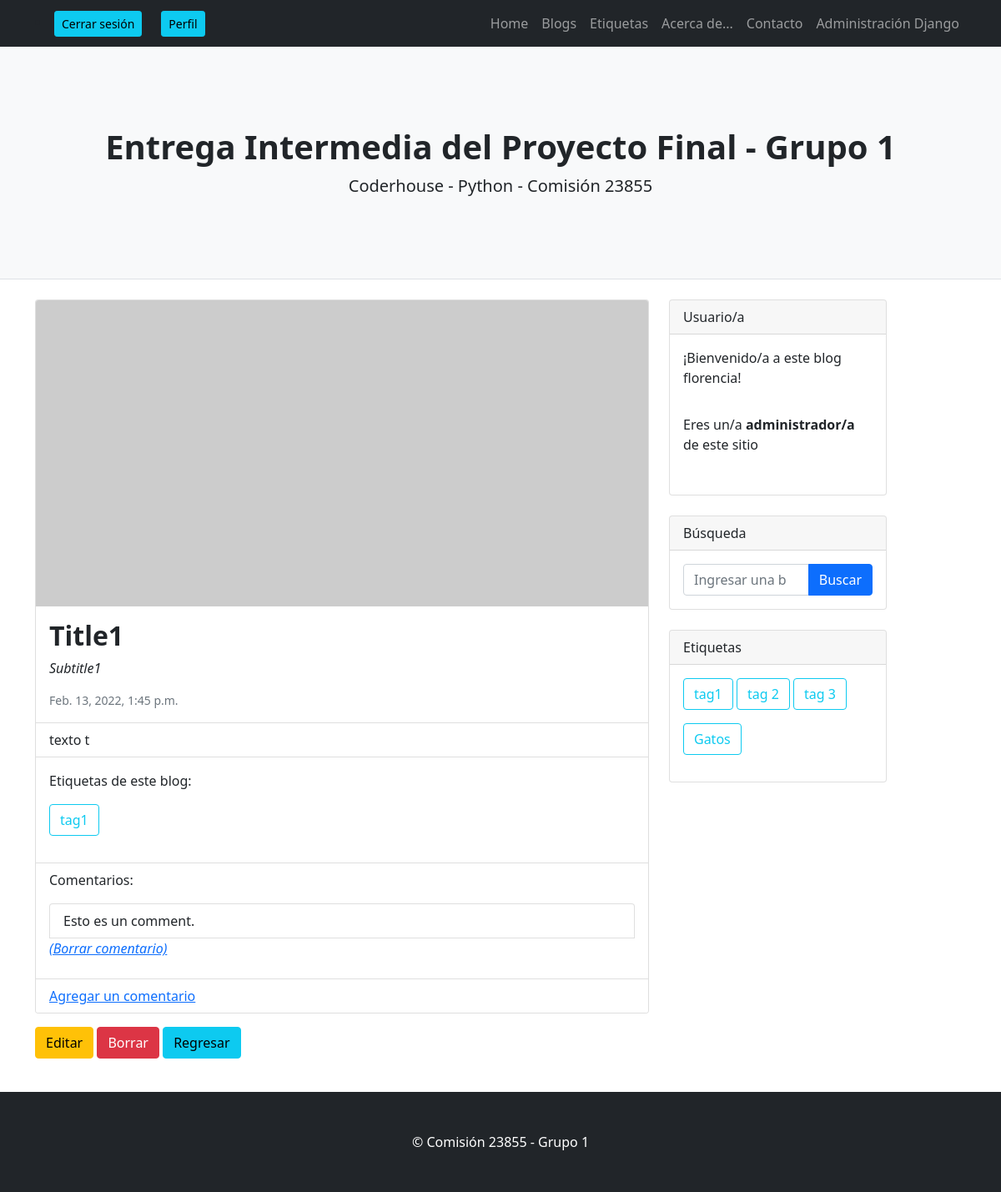
The app's page /AppProyecto1/detalle/3/ (signed in) with its own data.
### AppProyecto1/models.py (models this page shows, shortened)
class Blog(models.Model):
    title=models.CharField(max_length=40)
    subtitle=models.CharField(max_length=40)
    body=RichTextField()
    tag=models.ManyToManyField(Tag) #Este many to many crea la tabla blog_tag en la base
    imagen= models.ImageField(upload_to="blogi/",null=True,blank=True)
    fechaCreacion = models.DateTimeField( default=timezone.now)
    publicacion=models.DateTimeField(default=timezone.now ,blank=True, null=True)

class Tag(models.Model):
    name=models.CharField(max_length=40)

class Comment(models.Model):
    text=models.TextField()
    blog=models.ForeignKey(Blog,on_delete=models.CASCADE)

### AppProyecto1/views.py (the view)
# urls.py: path("detalle/<pk>/",views.BlogDetalle.as_view(), name= 'BlogDetail'),
@method_decorator(login_required, name='dispatch')
class BlogDetalle (DetailView):
    model = Blog
    template_name = "AppProyecto1/blog_detalle.html"
    def get_context_data(self, **kwargs): # Función para invocar tags
        context = super(BlogDetalle, self).get_context_data(**kwargs)
        context['tags'] = Tag.objects.all()
        context['blogtags'] = Tag.objects.filter(blog=self.get_object())
        context['blogcomments'] = Comment.objects.filter(blog=self.get_object())
        return context

### AppProyecto1/templatetags/group.py (called while the page is built)
@register.filter
def has_group(user, group_name):
    return user.groups.filter(name='Admin').exists()

### AppProyecto1/templates/AppProyecto1/blog_detalle.html (shortened to what this page needs)
{% extends 'AppProyecto1/padre.html' %}
{% load static %}
{% load group %}
{% block contenidoQueCambia %}
<div class="card">
    {% if blog.imagen %}
    <img src="{{blog.imagen.url}}" />
    {% else %}
    <img src="https://dummyimage.com/1400x700/505050/ffffff.jpg&text=(imagen+de+blog)" class="card-img-top" alt="...">
    {% endif %}
        <div class="card-body">
        <h5 class="card-title fw-bold fs-2">{{blog.title}}</h5>
        <p class="card-text fst-italic">{{blog.subtitle}}</p>
        <div class="small text-muted">{{blog.fechaCreacion}}</div>
    </div>
    <ul class="list-group list-group-flush">
            <li class="list-group-item">{{blog.body}}</li>
    </ul>
    <div class="card-body">
        <p>Etiquetas de este blog:</p>
        {% for tag in blogtags %}
                <a class="btn btn-outline-info btn mb-3" href="{% url 'BlogTagLista' tag.id %}" role="button" text-nowrap>{{tag.name}}</a>
        {% endfor %}
    </div>
    <ul class="list-group list-group-flush">
        <li class="list-group-item">
            <p>Comentarios:</p>
            <ul class="list-group">
                {% for comment in blogcomments %}
                <li class="list-group-item">{{comment.text}}</li>
                {% if user|has_group:'Admin' %}
                <a href="{% url 'CommentDelete' comment.id %}"><i>(Borrar comentario)</i></a>
                {% endif %}
                </li><p></p>
            {% endfor %}
            </ul>
            <li class="list-group-item">
                <a href="{% url 'CommentNew' blog.id %}">Agregar un comentario</a>
            </li>
</div>
    {% if user|has_group:'Admin' %}
    <a class="btn btn-warning mb-4" href="{% url 'BlogEdit' blog.id %}" role="button" mb-10> Editar </a>
    <a class="btn btn-danger mb-4" href="{% url 'BlogDelete' blog.id %}" role="button" mb-10> Borrar </a>
    <a class="btn btn-info mb-4" href="{% url 'BlogList' %}" role="button" mb-10> Regresar </a>
    {% else %}
    <a class="btn btn-info" href="{% url 'BlogList' %}" role="button" mb-10>Regresar</a>
    {% endif %}
{% endblock contenidoQueCambia %}

### AppProyecto1/templates/AppProyecto1/padre.html (shortened to what this page needs)
<!DOCTYPE html>
<html lang="en">
    <head>
        {% load static %}
        {% load group %}
        <link href="{% static 'AppProyecto1/css/styles.css' %}" rel="stylesheet" />
    </head>
    <body>
        <nav class="navbar navbar-expand-lg navbar-dark bg-dark">
            <div class="container">
                {% if request.user.is_authenticated %}
                <li class="nav-item"><a type="button" class="btn btn-info btn-sm" aria-current="page" href="{% url 'Logout' %}">Cerrar sesión</a></li>
                <li class="nav-item"><a type="button" class="btn btn-info btn-sm" aria-current="page" href="{% url 'VerPerfil' %}">Perfil</a></li>
                {% endif %}
                <div class="collapse navbar-collapse" id="navbarSupportedContent">
                    <ul class="navbar-nav ms-auto mb-2 mb-lg-0">
                        <li class="nav-item"><a class="nav-link" href="{% url 'Inicio' %}">Home</a></li>
                        <li class="nav-item"><a class="nav-link" href="{% url 'BlogList' %}">Blogs</a></li>
                        <li class="nav-item"><a class="nav-link" href="{% url 'TagList' %}">Etiquetas</a></li>
                        <li class="nav-item"><a class="nav-link" href="{% url 'About' %}">Acerca de...</a></li>
                        <li class="nav-item"><a class="nav-link" href="#!">Contacto</a></li>
                        <li class="nav-item"><a class="nav-link" href="http://localhost:8000/admin/">Administración Django</a></li>
                    </ul>
                </div>
            </div>
        </nav>
        <header class="py-5 bg-light border-bottom mb-4">
            <div class="container">
                <div class="text-center my-5">
                    <h1 class="fw-bolder">Entrega Intermedia del Proyecto Final - Grupo 1</h1>
                    <p class="lead mb-0">Coderhouse - Python - Comisión 23855</p>
                </div>
            </div>
        </header>
        <div class="container">
            <div class="row">
                <div class="col-lg-8">
                    {% block contenidoQueCambia %}
                    {% endblock contenidoQueCambia %}
                </div>
                <div class="col-lg-3">
                    <div class="card mb-4">
                        <div class="card-header">Usuario/a</div>
                        {% if not request.user.is_authenticated %}
                            <div class="card-body">Para acceder al contenido de este página, debes registrarte e iniciar sesión.</div>
                        {% else %}
                            <div class="card-body">¡Bienvenido/a a este blog {{ user.username }}!</div>
                            {% if user|has_group:'Admin' %}
                                <div class="card-body">Eres un/a <b>administrador/a</b> de este sitio</div>
                            {% else %}
                                <div class="card-body">Eres un/a <b>usuario/a</b> de este sitio</div>
                            {% endif %}
                        {% endif %}
                    </div>
                    {% if request.user.is_authenticated %}
                    <div class="card mb-4">
                        <div class="card-header">Búsqueda</div>
                        <div class="card-body">
                            <div class="input-group" method="GET" action="{% url 'BlogSearch' %}">
                                    <form class="input-group" method="GET" action="{% url 'BlogSearch' %}" >
                                        <input class="form-control" type="search" name="search" placeholder="Ingresar una búsqueda...">
                                        <button class="btn btn-primary" type="submit">Buscar</button>
                                    </form>
                            </div>
                        </div>
                    </div>
                    {% endif %}
                    {% if request.user.is_authenticated %}
                    <div class="card mb-4">
                        <div class="card-header">Etiquetas</div>
                        <div class="card-body">
                                {% for tag in tags %}
                                    <a class="btn btn-outline-info btn mb-3" href="{% url 'BlogTagLista' tag.id %}" role="button" text-nowrap>{{tag.name}}</a>
                                {% endfor %}
                        </div>
                    </div>
                    {% endif %}
                </div>
            </div>
        </div>
        <footer class="py-5 bg-dark">
            <div class="container"><p class="m-0 text-center text-white">&copy; Comisión 23855 - Grupo 1</p></div>
        </footer>
</body>
</html>

### records on screen
Blog: title "Title1", subtitle "Subtitle1", fechaCreacion "Feb. 13, 2022, 1:45 p.m.", body "texto t"
Tag: name "tag1"
Comment: text "Esto es un comment."
Tag: name "tag 2"
Tag: name "tag 3"
Tag: name "Gatos"

### other values on screen
{{ user.username }} "florencia"
